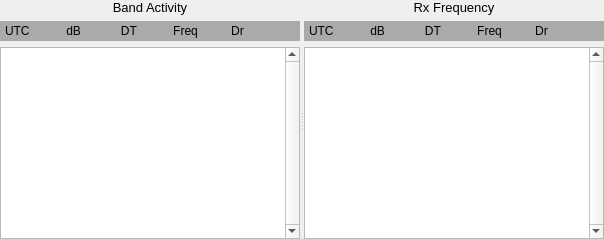
     <widget class="QSplitter" name="decodes_splitter">
      <property name="orientation">
       <enum>Qt::Horizontal</enum>
      </property>
      <widget class="QWidget" name="layoutWidget">
       <layout class="QVBoxLayout" name="verticalLayout_3">
        <item>
         <widget class="QLabel" name="lh_decodes_title_label">
          <property name="maximumSize">
           <size>
            <width>500</width>
            <height>16777215</height>
           </size>
          </property>
          <property name="font">
           <font>
            <pointsize>10</pointsize>
            <bold>false</bold>
           </font>
          </property>
          <property name="text">
           <string>Band Activity</string>
          </property>
          <property name="alignment">
           <set>Qt::AlignCenter</set>
          </property>
         </widget>
        </item>
        <item>
         <widget class="QLabel" name="lh_decodes_headings_label">
          <property name="minimumSize">
           <size>
            <width>300</width>
            <height>20</height>
           </size>
          </property>
          <property name="maximumSize">
           <size>
            <width>16777215</width>
            <height>20</height>
           </size>
          </property>
          <property name="palette">
           <palette>
            <active>
             <colorrole role="Base">
              <brush brushstyle="SolidPattern">
               <color alpha="255">
                <red>252</red>
                <green>252</green>
                <blue>252</blue>
               </color>
              </brush>
             </colorrole>
             <colorrole role="Window">
              <brush brushstyle="SolidPattern">
               <color alpha="255">
                <red>170</red>
                <green>170</green>
                <blue>170</blue>
               </color>
              </brush>
             </colorrole>
            </active>
            <inactive>
             <colorrole role="Base">
              <brush brushstyle="SolidPattern">
               <color alpha="255">
                <red>252</red>
                <green>252</green>
                <blue>252</blue>
               </color>
              </brush>
             </colorrole>
             <colorrole role="Window">
              <brush brushstyle="SolidPattern">
               <color alpha="255">
                <red>170</red>
                <green>170</green>
                <blue>170</blue>
               </color>
              </brush>
             </colorrole>
            </inactive>
            <disabled>
             <colorrole role="Base">
              <brush brushstyle="SolidPattern">
               <color alpha="255">
                <red>170</red>
                <green>170</green>
                <blue>170</blue>
               </color>
              </brush>
             </colorrole>
             <colorrole role="Window">
              <brush brushstyle="SolidPattern">
               <color alpha="255">
                <red>170</red>
                <green>170</green>
                <blue>170</blue>
               </color>
              </brush>
             </colorrole>
            </disabled>
           </palette>
          </property>
          <property name="autoFillBackground">
           <bool>true</bool>
          </property>
          <property name="text">
           <string>UTC           dB            DT           Freq          Dr </string>
          </property>
          <property name="textFormat">
           <enum>Qt::PlainText</enum>
          </property>
          <property name="indent">
           <number>5</number>
          </property>
         </widget>
        </item>
        <item>
         <widget class="DisplayText" name="decodedTextBrowser">
          <property name="frameShape">
           <enum>QFrame::StyledPanel</enum>
          </property>
          <property name="verticalScrollBarPolicy">
           <enum>Qt::ScrollBarAlwaysOn</enum>
          </property>
          <property name="horizontalScrollBarPolicy">
           <enum>Qt::ScrollBarAsNeeded</enum>
          </property>
          <property name="cursorWidth">
           <number>0</number>
          </property>
          <property name="textInteractionFlags">
           <set>Qt::TextSelectableByKeyboard|Qt::TextSelectableByMouse</set>
          </property>
         </widget>
        </item>
       </layout>
      </widget>
      <widget class="QWidget" name="rh_decodes_widget" native="true">
       <layout class="QVBoxLayout" name="verticalLayout_9">
        <property name="leftMargin">
         <number>0</number>
        </property>
        <property name="topMargin">
         <number>0</number>
        </property>
        <property name="rightMargin">
         <number>0</number>
        </property>
        <property name="bottomMargin">
         <number>0</number>
        </property>
        <item>
         <widget class="QLabel" name="rh_decodes_title_label">
          <property name="font">
           <font>
            <pointsize>10</pointsize>
            <bold>false</bold>
           </font>
          </property>
          <property name="text">
           <string>Rx Frequency</string>
          </property>
          <property name="alignment">
           <set>Qt::AlignCenter</set>
          </property>
         </widget>
        </item>
        <item>
         <widget class="QLabel" name="rh_decodes_headings_label">
          <property name="minimumSize">
           <size>
            <width>300</width>
            <height>20</height>
           </size>
          </property>
          <property name="maximumSize">
           <size>
            <width>16777215</width>
            <height>20</height>
           </size>
          </property>
          <property name="palette">
           <palette>
            <active>
             <colorrole role="Base">
              <brush brushstyle="SolidPattern">
               <color alpha="255">
                <red>252</red>
                <green>252</green>
                <blue>252</blue>
               </color>
              </brush>
             </colorrole>
             <colorrole role="Window">
              <brush brushstyle="SolidPattern">
               <color alpha="255">
                <red>170</red>
                <green>170</green>
                <blue>170</blue>
               </color>
              </brush>
             </colorrole>
            </active>
            <inactive>
             <colorrole role="Base">
              <brush brushstyle="SolidPattern">
               <color alpha="255">
                <red>252</red>
                <green>252</green>
                <blue>252</blue>
               </color>
              </brush>
             </colorrole>
             <colorrole role="Window">
              <brush brushstyle="SolidPattern">
               <color alpha="255">
                <red>170</red>
                <green>170</green>
                <blue>170</blue>
               </color>
              </brush>
             </colorrole>
            </inactive>
            <disabled>
             <colorrole role="Base">
              <brush brushstyle="SolidPattern">
               <color alpha="255">
                <red>170</red>
                <green>170</green>
                <blue>170</blue>
               </color>
              </brush>
             </colorrole>
             <colorrole role="Window">
              <brush brushstyle="SolidPattern">
               <color alpha="255">
                <red>170</red>
                <green>170</green>
                <blue>170</blue>
               </color>
              </brush>
             </colorrole>
            </disabled>
           </palette>
          </property>
          <property name="autoFillBackground">
           <bool>true</bool>
          </property>
          <property name="text">
           <string>UTC           dB            DT           Freq          Dr </string>
          </property>
          <property name="textFormat">
           <enum>Qt::PlainText</enum>
          </property>
          <property name="indent">
           <number>5</number>
          </property>
         </widget>
        </item>
        <item>
         <widget class="DisplayText" name="decodedTextBrowser2">
          <property name="enabled">
           <bool>true</bool>
          </property>
          <property name="verticalScrollBarPolicy">
           <enum>Qt::ScrollBarAlwaysOn</enum>
          </property>
          <property name="cursorWidth">
           <number>0</number>
          </property>
          <property name="textInteractionFlags">
           <set>Qt::TextSelectableByKeyboard|Qt::TextSelectableByMouse</set>
          </property>
         </widget>
        </item>
       </layout>
      </widget>
     </widget>
